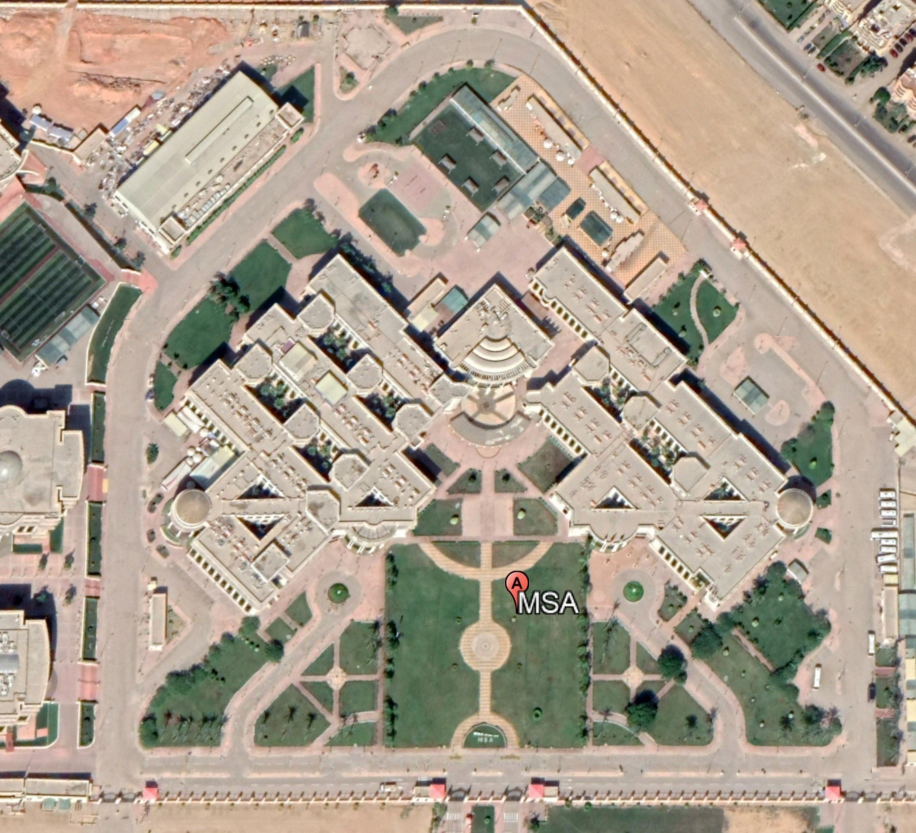
%> input picture path_planning_codes/path_following/msa_17b.jpg, 1831 x 1665 px (shown at 1/2 size)
$ octave path_following.m   (GNU Octave 9; MATLAB toolbox functions it lacks are replaced by stand-ins)
%> lines starting %> are read from the running program, lines starting %| are printed output that depends on the picture; in (x1, y1, x2, y2) boxes, pixels count from 0 and x2, y2 are one past the last pixel; in counts of white or black regions, pixels touching at a corner belong together; the program's own positions count from 1
% The probabilistic roadmap (PRM) algorithm
img=imread('msa_17b.JPG'); %read MSA MAP image
%> img is the input picture: size 1665x1831x3 uint8; mean R, G, B 171.1, 158.8, 142.9

I1=rgb2gray(img); % changing the map from rgb to gray image
conn=8;

b = imsharpen(I1,'Radius',3,'Amount',4); %sharpens the MSA MAP image
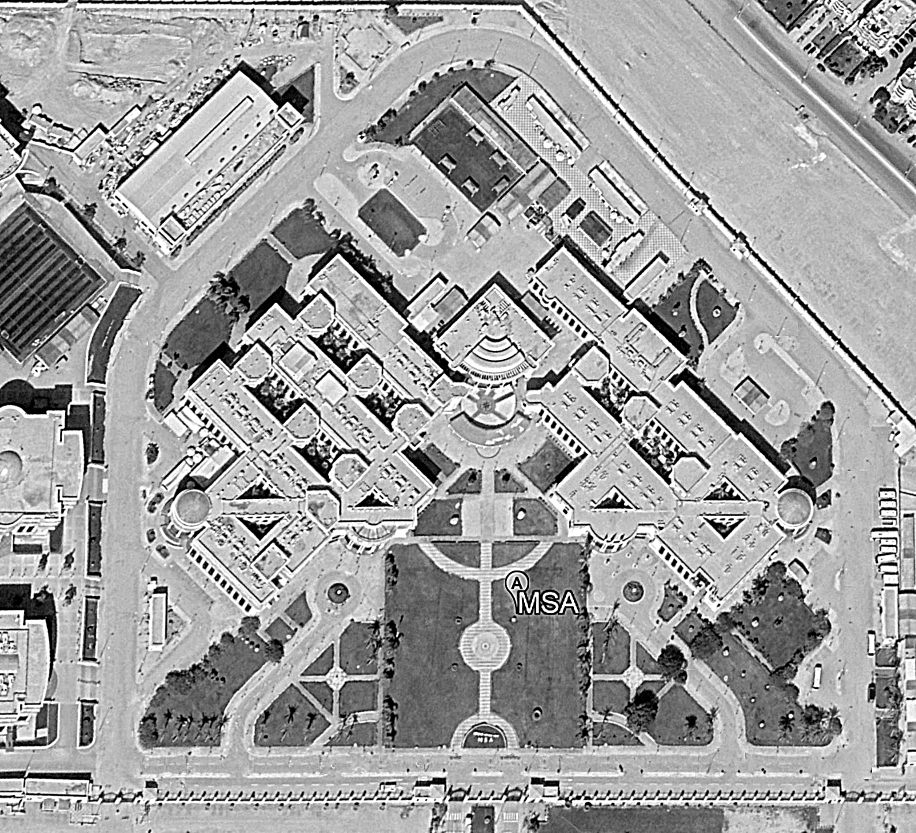
%> b: size 1665x1831 uint8 (shown at 1/2 size); min 0, max 255, mean 159.3
C1=imadjust(b,[],[],1.7);                   % add contrast to the image  with gamma = 1.7
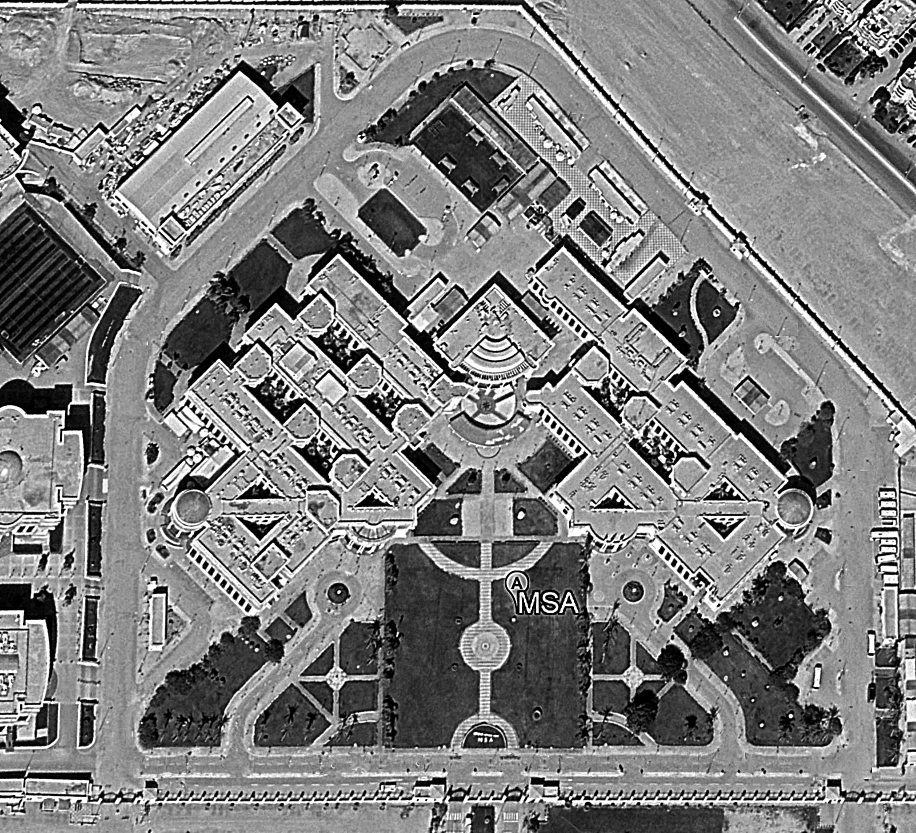
%> C1: size 1665x1831 uint8 (shown at 1/2 size); min 0, max 255, mean 126.7
figure(9)
img1=imresize(flipud(img),1);
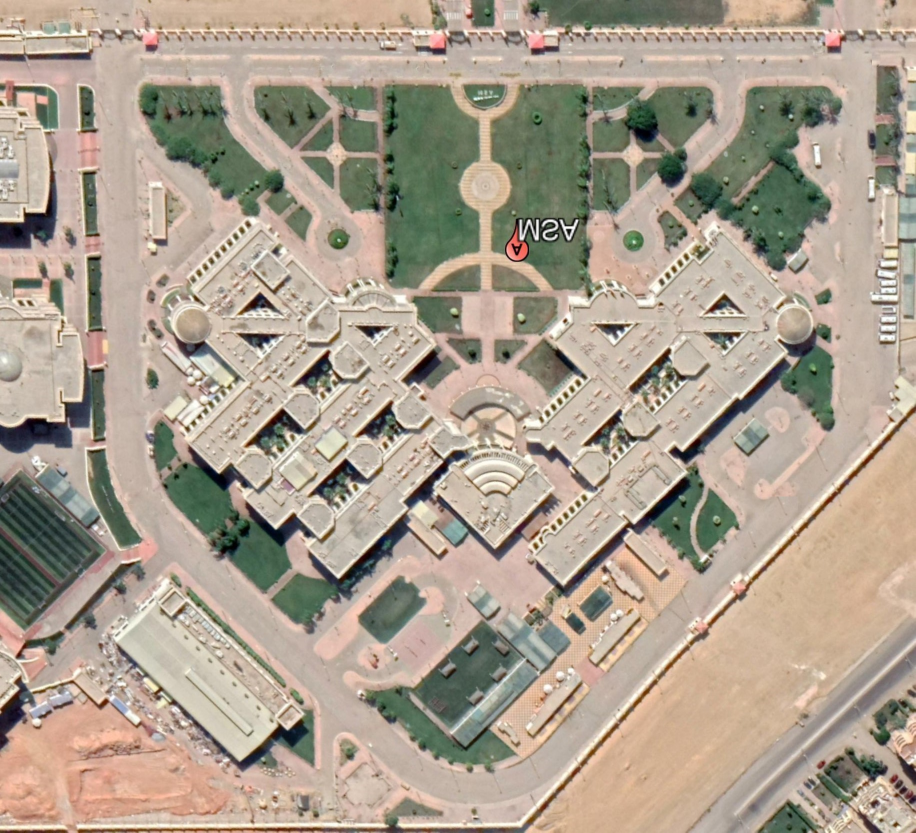
%> img1: size 1665x1831x3 uint8 (shown at 1/2 size); mean R, G, B 171.1, 158.8, 142.9; mean of the top-left, top-right, bottom-left and bottom-right quarters 158.7, 150.5, 154.7, 166.6
imshow(img1); title(' orginal MSA map  ');axis on
set(gca,'YDir','normal')
list = {'Station1','Station2','Station3',...
'Station4'};
[indx,tf] = listdlg('PromptString',{'please the number of station that you want to go to .',''},...
    'SelectionMode','single','ListString',list);
%> the answer given: 1

x=[1.722559497816594e+03;1.520669759825328e+03];
y=[1.443760917030566e+02;1.015900109170306e+03];
x1=[1.536661026200874e+03;6.551424672489084e+02];
y1=[1.035889192139738e+03;1.365709061135371e+03];
x2=[6.551424672489084e+02;2.473651746724891e+02];
y2=[1.367707969432315e+03;2.982920305676855e+02];
x3=[2.413684497816595e+02;1.702570414847162e+03];
y3=[1.343815502183404e+02;1.503728165938862e+02];

figure(1)
subplot(1,2,1);imshow(img); title(' orginal MSA map  ');

subplot(1,2,2);imshow(I1); title('Gray image of  MSA map ');
figure(2)
subplot(1,2,1);imshow(b); title(' MSA map after addind sharpen filter  ');
subplot(1,2,2);imshow(C1); title('MSA map after adding sharpen  and contrast filters ');
bw=C1;

for i=1:1:size(bw,1)
for j=1:1:size(bw,2)
if bw(i,j)>100 && bw(i,j)<200
     bw(i,j)=0;


else
   bw(i,j)=1;
end

end
end
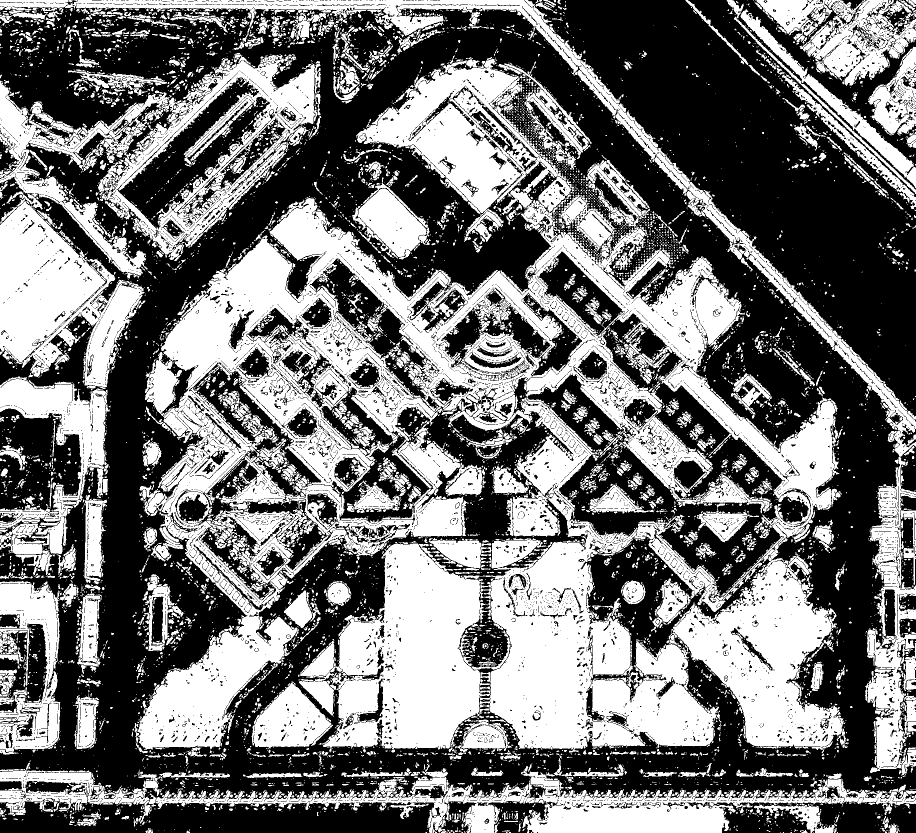
%> bw: size 1665x1831 uint8 (shown at 1/2 size); values 0 (black) and 1 (white), 45.6% white; 9348 white regions (7991 under 20 px), largest, box (x1, y1, x2, y2) and area: (275, 114, 1697, 1507) 767596, (0, 109, 642, 781) 138213, (0, 0, 1831, 1552) 82229
Fss=medfilt2(bw,[21 21]);     % Apply Median filtter to the image with mask size of 21 *21
%> Fss: size 1665x1831 uint8; values 0 (black) and 1 (white), 45.7% white; 116 white regions (34 under 20 px), largest, box (x1, y1, x2, y2) and area: (273, 119, 1687, 1507) 862888, (0, 113, 638, 989) 173783, (1, 1539, 1825, 1665) 80817
BW = imfill(Fss,4,'holes');
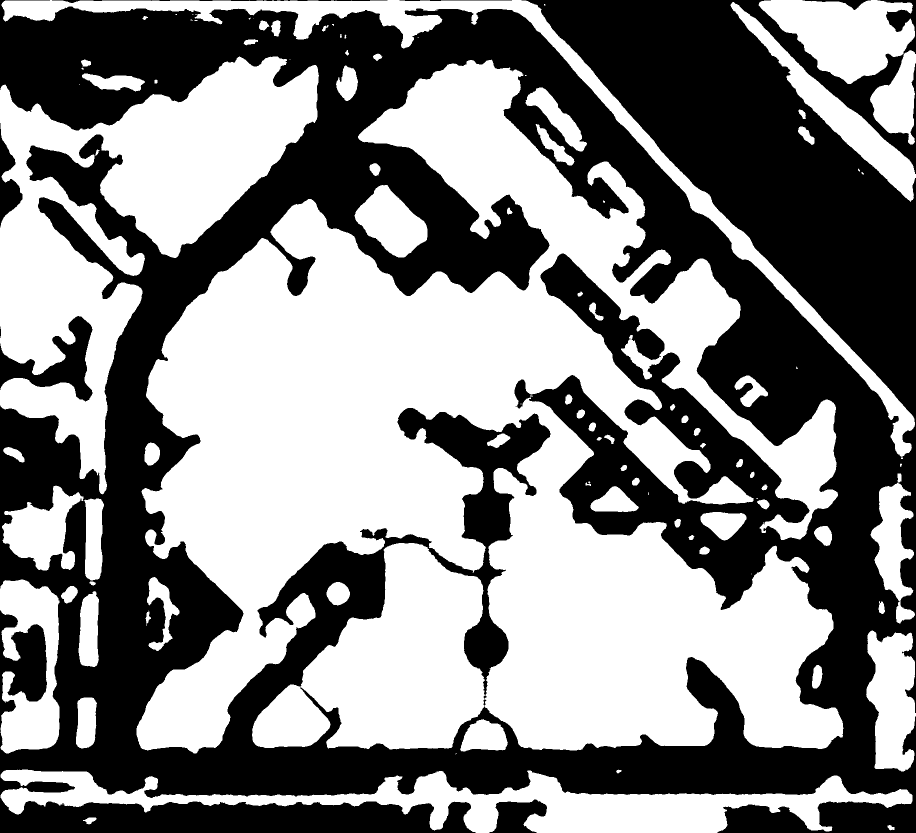
%> BW: size 1665x1831 uint8 (shown at 1/2 size); values 0 (black) and 1 (white), 52.2% white; 8 black regions, largest, box (x1, y1, x2, y2) and area: (0, 0, 1831, 1665) 1433941, (0, 632, 185, 803) 11774, (979, 1599, 1094, 1665) 4747
Fs1=medfilt2(bw,[9 9]) ;      % Apply Median filtter to the image with mask size of 9*9
%> Fs1: size 1665x1831 uint8; values 0 (black) and 1 (white), 46.5% white; 487 white regions (224 under 20 px), largest, box (x1, y1, x2, y2) and area: (269, 117, 1690, 1512) 820313, (0, 107, 641, 1153) 187428, (0, 1534, 1830, 1665) 82180
BW1= imfill(Fs1,4,'holes');
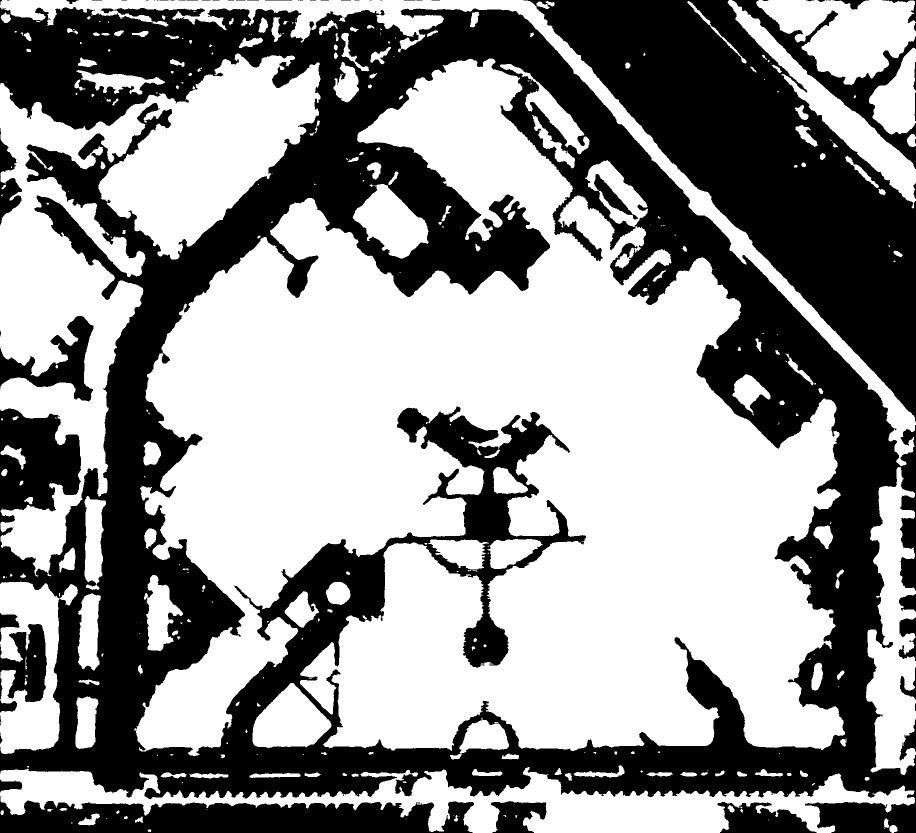
%> BW1: size 1665x1831 uint8 (shown at 1/2 size); values 0 (black) and 1 (white), 57.2% white; 67 black regions (30 under 20 px), largest, box (x1, y1, x2, y2) and area: (0, 14, 1831, 1665) 930397, (1047, 0, 1831, 843) 237978, (0, 1592, 948, 1665) 49098


yi=~BW1;

figure(4)
imshow(yi);
imageNorm = double(~yi)/255;
imageOccupancy = imageNorm;

%> (the run ends here)
